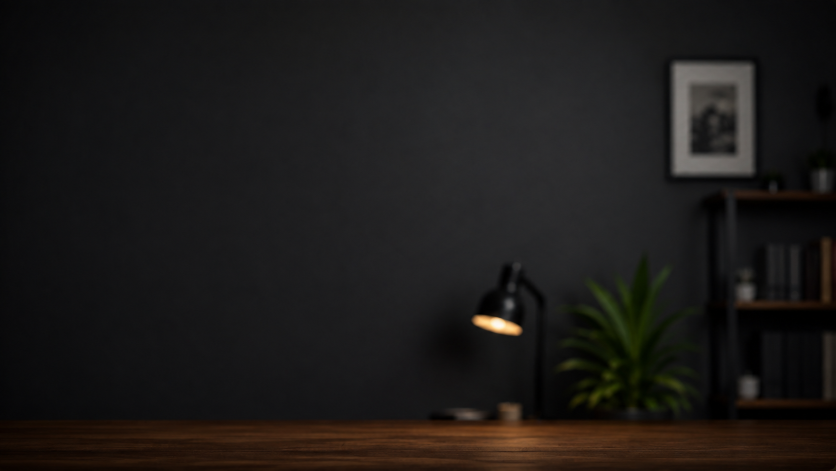
#> input picture assets/background.png, 1672 x 941 px (shown at 1/2 size)
$ python test_composite.py
#> lines starting #> are read from the running program, lines starting #| are printed output that depends on the picture
import os
from pathlib import Path
from PIL import Image, ImageDraw, ImageFont, ImageFilter

BASE_DIR = Path(__file__).parent
ASSETS_DIR = BASE_DIR / "assets"
OUT_DIR = BASE_DIR / "output_test"
OUT_DIR.mkdir(parents=True, exist_ok=True)

# Load images
bg_img = Image.open(ASSETS_DIR / "background.png").convert("RGBA")
woman_base = Image.open(ASSETS_DIR / "woman_base.png").convert("RGBA")
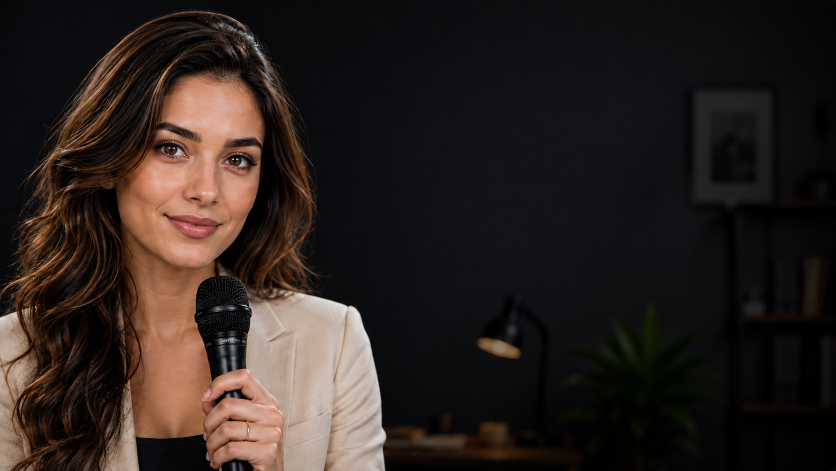
#> input picture assets/woman_base.png, 1672 x 941 px (shown at 1/2 size)

print("BG size:", bg_img.size)
#| BG size: (1672, 941)
print("Woman base size:", woman_base.size)
#| Woman base size: (1672, 941)

# Method 1: Resize woman_base to 1920x1080 (preserving 16:9 ratio)
canvas1 = Image.new("RGBA", (1920, 1080), (11, 14, 27, 255))
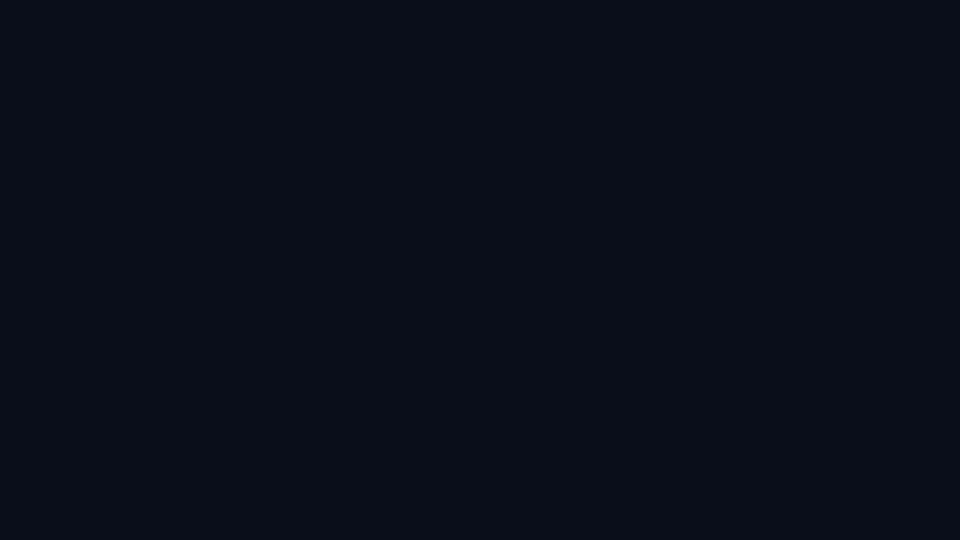
#> canvas1: PIL image 1920x1080 RGBA (shown at 1/2 size); mean R, G, B, A 11, 14, 27, 255
woman_base_resized = woman_base.resize((1920, 1080), Image.Resampling.LANCZOS)
canvas1.paste(woman_base_resized, (0, 0))

canvas1.convert("RGB").save(OUT_DIR / "method1_base_resized.png")
print("Saved method1_base_resized.png")

# Method 2: Layer woman over background
# If layer_woman has transparent background
if (ASSETS_DIR / "layer_woman.png").exists():
    layer_w = Image.open(ASSETS_DIR / "layer_woman.png").convert("RGBA")
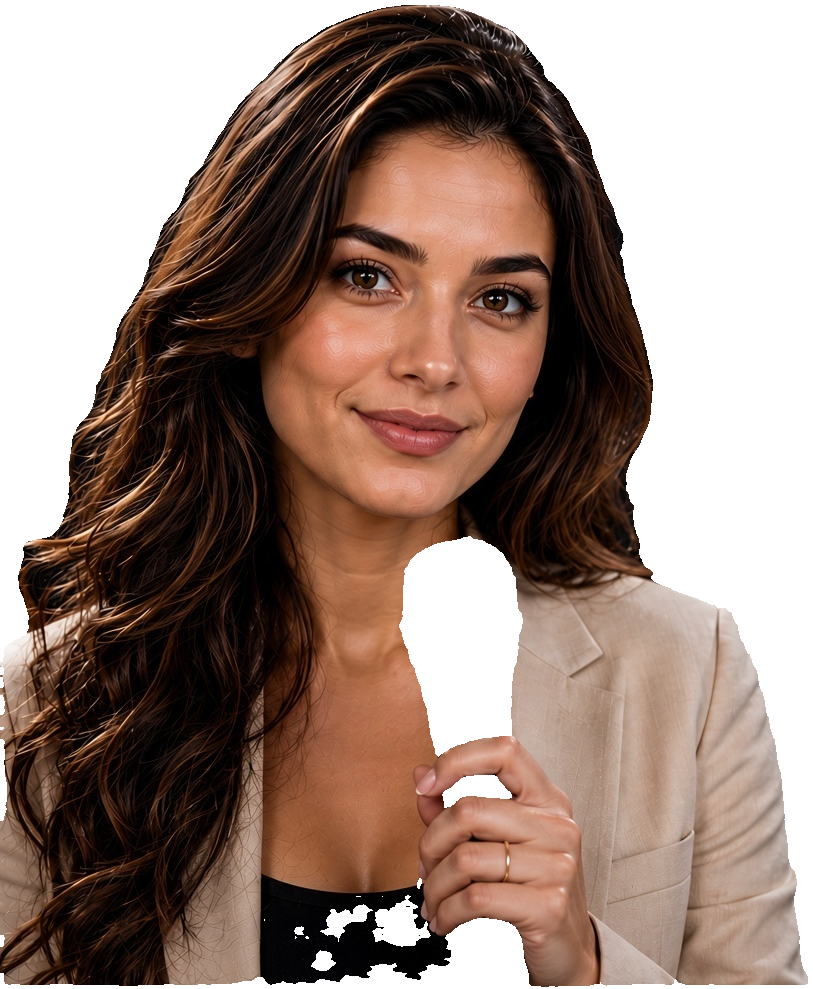
#> input picture assets/layer_woman.png, 813 x 989 px
#> layer_w is the input picture: PIL image 813x989 RGBA; mean R, G, B, A 71.3, 50.1, 40.2, 172
    print("Layer woman size:", layer_w.size)
#| Layer woman size: (813, 989)
    bg_resized = bg_img.resize((1920, 1080), Image.Resampling.LANCZOS)

    # Scale layer woman to fit left height
    aspect = layer_w.width / layer_w.height
#> aspect = 0.822
    new_h = 1080
    new_w = int(new_h * aspect)
#> new_w = 887
    layer_w_resized = layer_w.resize((new_w, new_h), Image.Resampling.LANCZOS)

    canvas2 = bg_resized.copy()
    canvas2.paste(layer_w_resized, (0, 0), layer_w_resized)
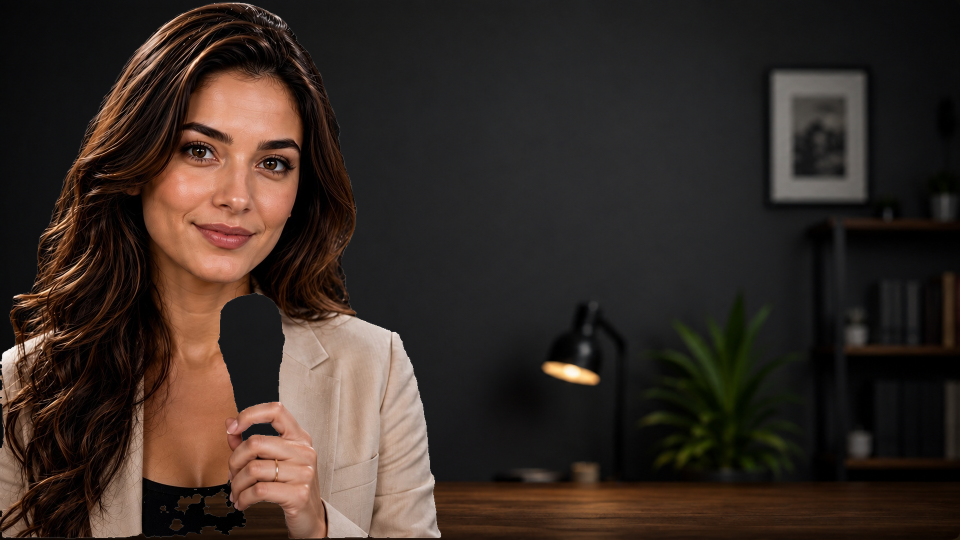
#> canvas2: PIL image 1920x1080 RGBA (shown at 1/2 size); mean R, G, B, A 54.2, 42.7, 36.7, 254.9; transparent parts drawn white
    canvas2.convert("RGB").save(OUT_DIR / "method2_layer_composite.png")
    print("Saved method2_layer_composite.png")
